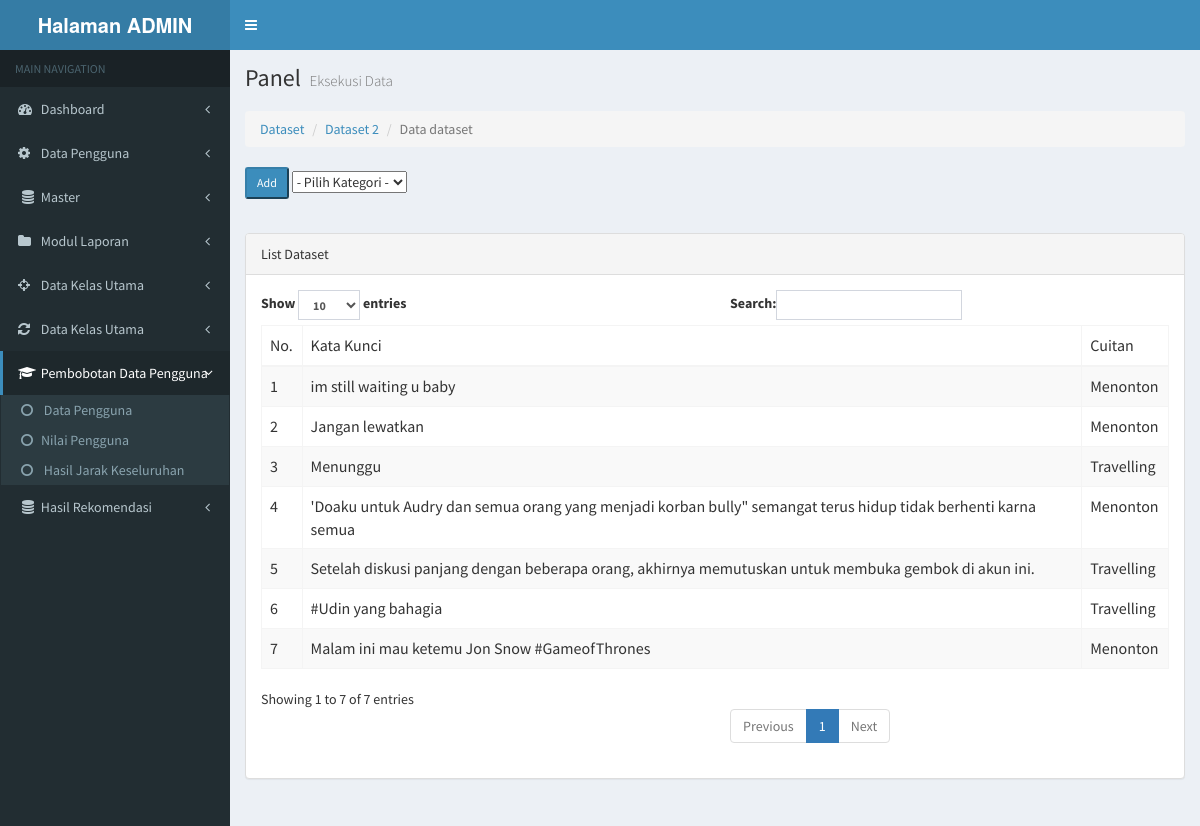
Screenshot of /index.php/datasett with the database file from the repository.
### tables this page shows
CREATE TABLE IF NOT EXISTS `datasetku` (
  `id` int(100) NOT NULL,
  `jenis` varchar(300) NOT NULL,
  `kategori` varchar(700) NOT NULL,
  `keaktifan` int(2) NOT NULL
);

### application/controllers/Datasett.php (called while the page is built, shortened)
<?php
class Datasett extends CI_Controller{
public function __construct()
    {
        $this->load->model('Mod_dataset');
        $this->load->dbforge();
    }
    public function index()
    {
        $data['kategori'] = $this->Mod_dataset->getAll_kat()->result();
        $data['jenis'] = $this->Mod_dataset->getAll_list()->result();
        if($this->uri->segment(3)=="create-success") {
            $data['message'] = "<div class='alert alert-block alert-success'>
            <a href='#' class='close' data-dismiss='alert' aria-label='close'>&times;</a>
            <p><strong><i class='icon-ok'></i>Data</strong> Berhasil Disimpan...!</p></div>";
			$this->load->view('dataset/data_set2',$data);
        }
        else if($this->uri->segment(3)=="update-success"){
            $data['message'] = "<div class='alert alert-block alert-success'>
            <a href='#' class='close' data-dismiss='alert' aria-label='close'>&times;</a>
            <p><strong><i class='icon-ok'></i>Data</strong> Berhasil Update...!</p></div>";
            	$this->load->view('dataset/data_set2',$data);
        }
        else if($this->uri->segment(3)=="delete-success"){
            $data['message'] = "<div class='alert alert-block alert-success'>
            <a href='#' class='close' data-dismiss='alert' aria-label='close'>&times;</a>
            <p><strong><i class='icon-ok'></i>Data</strong> Berhasil Dihapus...!</p></div>";
            	$this->load->view('dataset/data_set2',$data);
        }
        else{
            	$this->load->view('dataset/data_set2',$data);
        }
    }
}
?>

### index.php (called while the page is built, shortened)
<?php
require_once BASEPATH.'core/CodeIgniter.php';

### application/models/Mod_dataset.php (called while the page is built, shortened)
<?php
class Mod_dataset extends CI_Model {
    function getAll_kat()
    {
        $this->db->order_by('data_kategori.id desc');
        return $this->db->get('data_kategori');
    }
    function getAll_list()
    {
        $this->db->order_by('datasetku.id desc');
        return $this->db->get('datasetku');
    }
}
?>

### application/views/dataset/data_set2.php (the view, shortened to what this page needs)
	<div class="content-wrapper">
                <section class="content-header">
                    <h1>
                        Panel
                        <small>Eksekusi Data</small>
                    </h1>
<div class="row">
    <div class="col-lg-12"><br />
        <ol class="breadcrumb">
            <li><a href="<?php echo base_url('dataset'); ?>">Dataset</a></li>
			<li><a href="<?php echo base_url('datasett'); ?>">Dataset 2</a></li>
            <li class="active">Data dataset</li>
        </ol>
    </div>
</div>
<div class="row">
    <div class="col-lg-12">
        <form action="<?php echo site_url('datasett/get_kategori');?>" name="add" method="POST">
            <input type="submit" name="add" value="Add" class="btn-primary btn-sm">
        <select name="kategori" id="kategori">
    <option>- Pilih Kategori -</option>
</select>
        <br /><br />
        </form>
        <div class="panel panel-default">
            <div class="panel-heading">
                List Dataset
            </div>
            <div class="panel-body">
                            <table width="100%" class="table table-striped table-bordered table-hover" id="dataTables-example">
                                <thead>
                                    <tr>
                                        <td>No.</td>
                                        <td>Kata Kunci</td>
                                        <td>Cuitan</td>
                                    </tr>
                                </thead>
                                <tbody>
                                <?php
                                $no = 1;
                                foreach($jenis as $row) {
                                ?>
                                    <tr>
                                        <td><?php echo $no;?></td>
                                        <td><?php echo $row->jenis;?></td>
                                        <td><?php echo $row->kategori;?></td>
                                    </tr>
                                <?php $no++; } ?>
                                </tbody>
                            </table>
                        </div>
        </div>
    </div>
</div>

### rows the page displays
datasetku: jenis "im still waiting u baby", kategori "Menonton"
datasetku: jenis "Jangan lewatkan", kategori "Menonton"
datasetku: jenis "Menunggu", kategori "Travelling"
datasetku: jenis "'Doaku untuk Audry dan semua orang yang menjadi korban bully\" semangat terus hidup tidak berhenti karna semua", kategori "Menonton"
datasetku: jenis "Setelah diskusi panjang dengan beberapa orang, akhirnya memutuskan untuk membuka gembok di akun ini.", kategori "Travelling"
datasetku: jenis "#Udin yang bahagia", kategori "Travelling"
datasetku: jenis "Malam ini mau ketemu Jon Snow #GameofThrones", kategori "Menonton"
